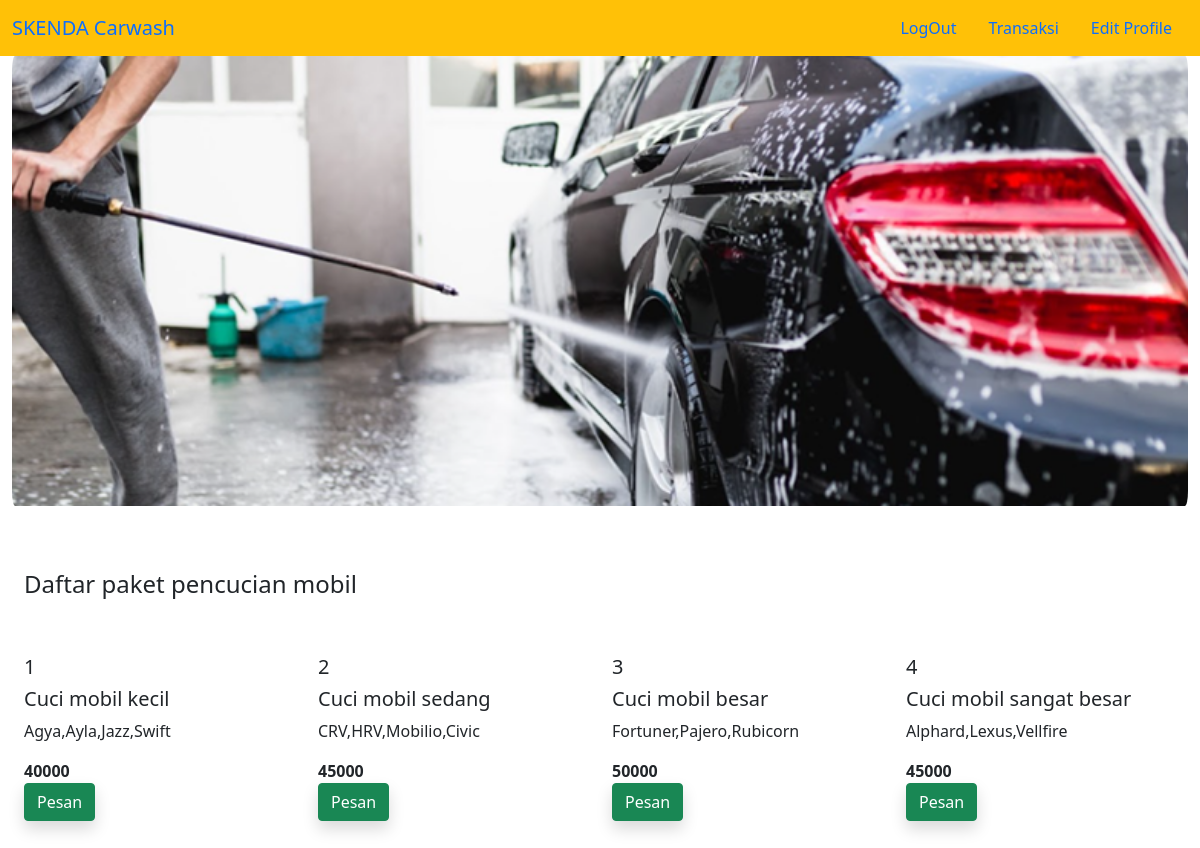
Page /home.php (signed in) on the committed database.
### tables this page shows
CREATE TABLE `tbpaketcuci` (
  `idpaket` int(11) NOT NULL,
  `namapaket` varchar(50) NOT NULL,
  `deskripsi` varchar(200) NOT NULL,
  `harga` int(50) NOT NULL
);

### home.php (the view, shortened to what this page needs)
<?php
include 'connect.php';
$query = "SELECT * FROM tbpaketcuci";
$result = mysqli_query($db, $query);
?>
<!doctype html>
<html lang="en">
  <head>
    <link href="https://cdn.jsdelivr.net/npm/bootstrap@5.0.2/dist/css/bootstrap.min.css" rel="stylesheet">
  </head>
  <body>
    <nav class="navbar navbar-expand-lg navbar-light bg-warning">
      <div class="container-fluid">
        <a class="navbar-brand text-primary">SKENDA Carwash</a>
        <div class="collapse navbar-collapse" id="navbarSupportedContent">
          <form class="d-flex">
            <a class="nav-link active" aria-current="page" href="logout.php">LogOut</a>
            <a class="nav-link active" aria-current="page" href="listTransaksi.php">Transaksi</a>
            <a class="nav-link active" aria-current="page" href="editProfile.php">Edit Profile</a>
          </form>
        </div>
      </div>
    </nav>
  <form action="" method="POST" class="login-email">
    <div class="container-fluid">
      <div class="row">
        <img src="cuci.png" style="border-radius:15px;" class="d-block w-100 img-fluid" alt="...">
      </div>
      <div class="container-fluid py-3">
          <h4 class="py-5">Daftar paket pencucian mobil</h4>
            <div class="row mb-5">
              <?php foreach ($result as $paket) : ?>
                <div class="col-3">
                  <h5 class="card-title"><?= $paket['idpaket'] ?></h5>
                  <h5 class="card-title"><?= $paket['namapaket'] ?></h5>
                  <p class="card-text"><?= $paket['deskripsi'] ?></p>
                  <b><p class="card-text"><?= $paket['harga'] ?></p></b>
                  <a href="transaksi.php?idpaket=<?= $paket['idpaket']; ?> & namapaket=<?= $paket['namapaket']; ?> & harga=<?= $paket['harga']; ?>" class="btn btn-success shadow">Pesan</a>
                </div>
              <?php endforeach?>
            </div>
      </div>
    </div>
  </form>
  </body>
</html>

### rows in the picture
tbpaketcuci: idpaket "1", namapaket "Cuci mobil kecil", deskripsi "Agya,Ayla,Jazz,Swift", harga "40000"
tbpaketcuci: idpaket "2", namapaket "Cuci mobil sedang", deskripsi "CRV,HRV,Mobilio,Civic", harga "45000"
tbpaketcuci: idpaket "3", namapaket "Cuci mobil besar", deskripsi "Fortuner,Pajero,Rubicorn", harga "50000"
tbpaketcuci: idpaket "4", namapaket "Cuci mobil sangat besar", deskripsi "Alphard,Lexus,Vellfire", harga "45000"
